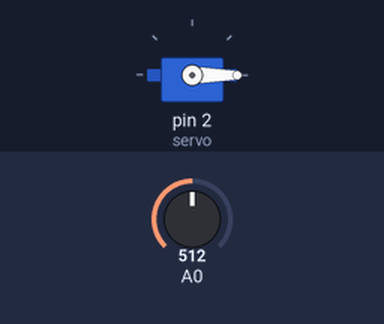
This sketch was run on a simulated Arduino Uno, built with avr-gcc and run on an emulated ATmega328P. On the bench: servo. The test bench sets the inputs (shaded band); at power-on: A0 = 512.

Above: at 0.1 s.
Timing chart, 0 to 1.6 s (numbered marks = the images above):
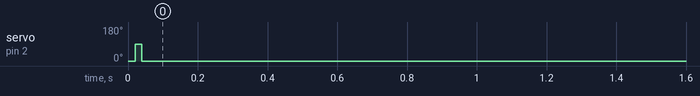

Measured:
- by itself, servo on pin 2 (servo): 0° → 90° at 0.02 s, → 0° 0.02 s later

The sketch:

VOLTORB-JULY2022.ino
```cpp
#include<Servo.h>
Servo servo;
void setup() {
  // put your setup code here, to run once:
  servo.attach(2);
}

void loop() {
  // put your main code here, to run repeatedly:
  if (analogRead(A0) >= 1) {
    int d = 1 / analogRead(A0);
    servo.write(90);
    delay(d);
    servo.write(0);
    delay(d);
  }
}
```
